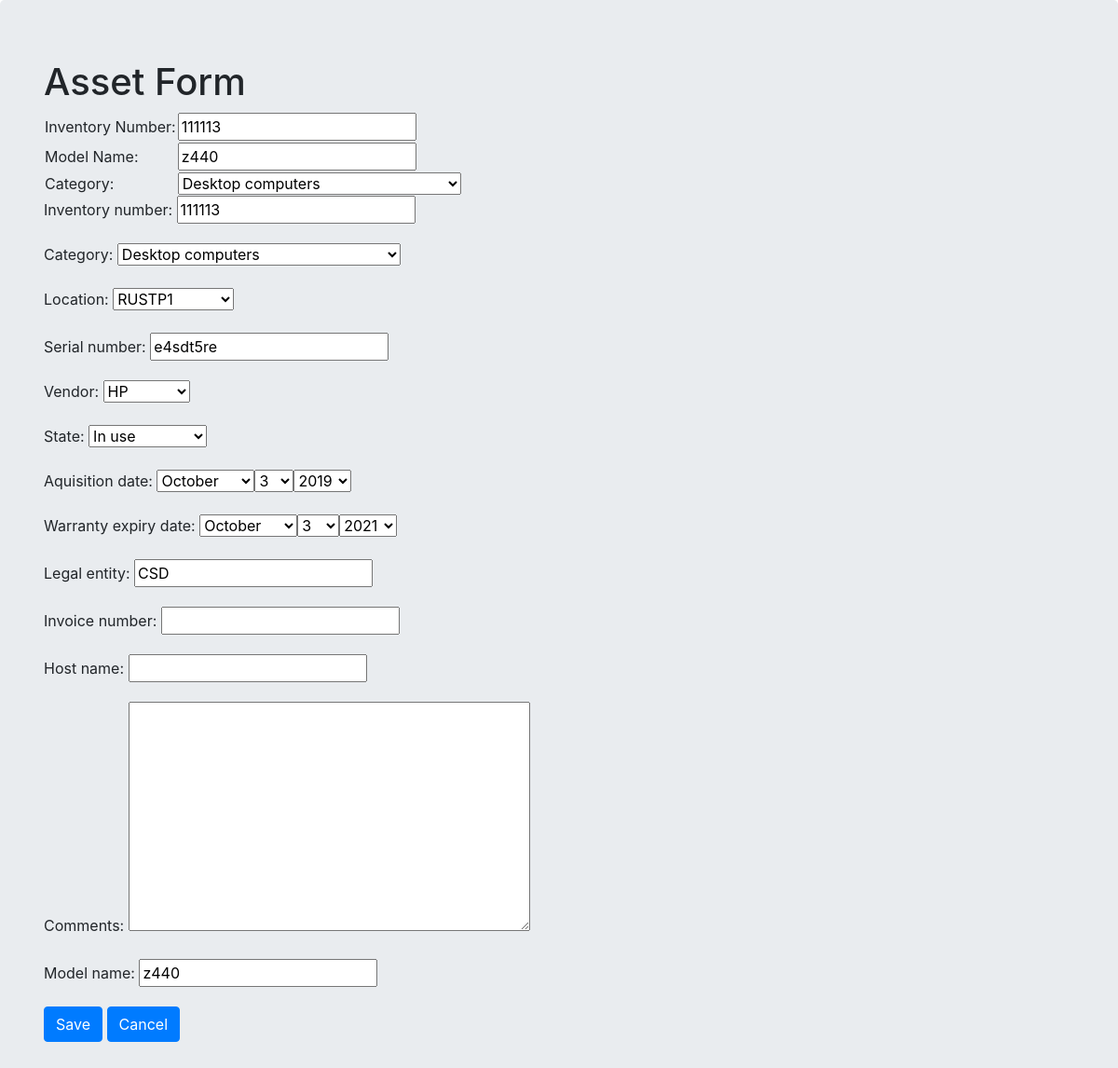
/assets/2/edit/ (signed in), run on an earlier commit of the app's database.
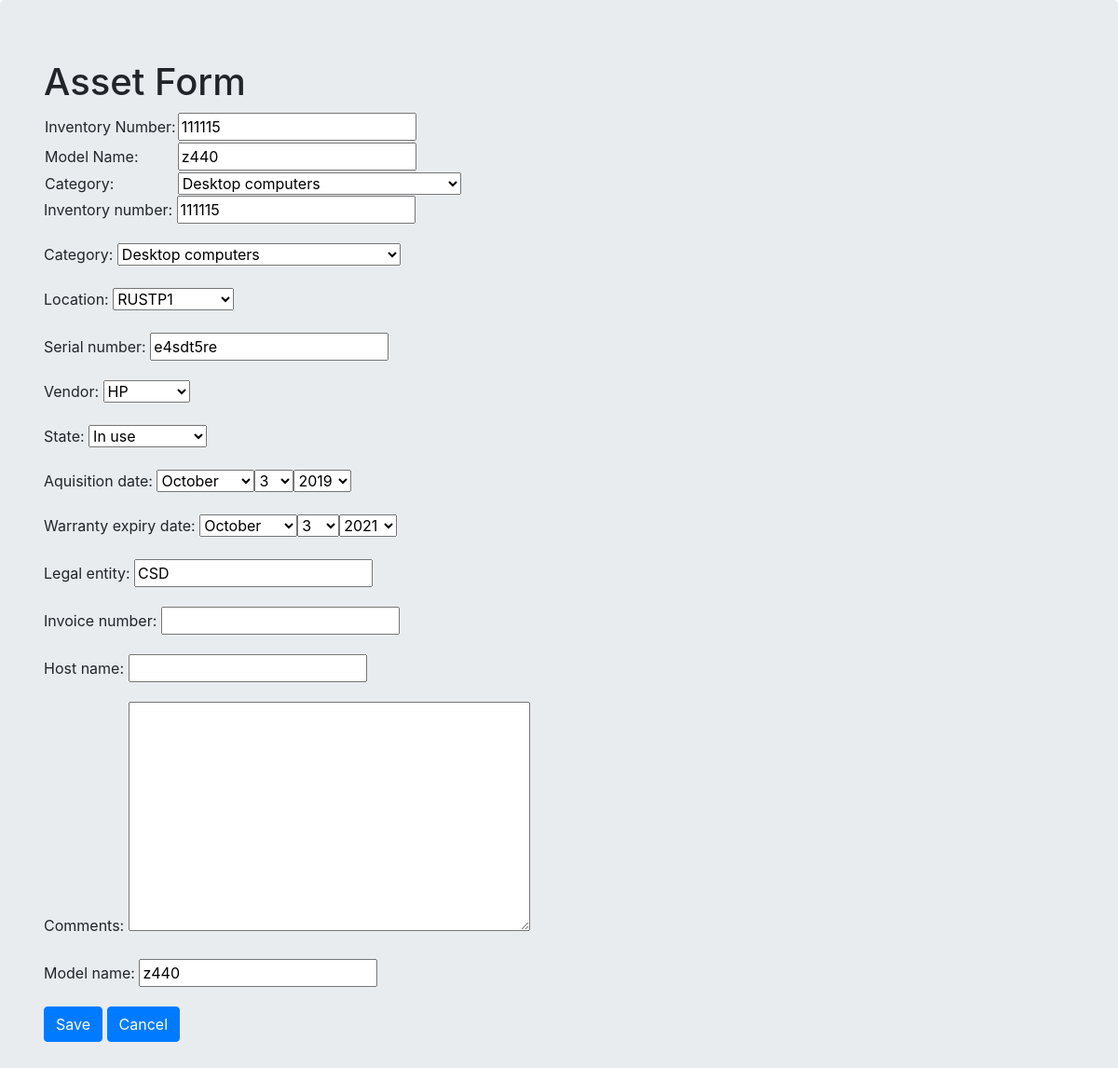
And on a later commit of the database.
### assets_app/models.py (models this page shows, shortened)
class Asset(models.Model):
    inventory_number = models.CharField(max_length=50, unique=True)
    model_name = models.CharField(max_length=50, unique=False, blank=False)
    category = TreeForeignKey('Category', on_delete=models.SET('UNCATEGORISED'), blank=False)
    location = TreeForeignKey('Location', on_delete=models.SET('NOT SET'), blank=False, null=True)
    serial_number = models.CharField(max_length=50, blank=False, null=True)
    vendor = models.ForeignKey(Vendor, on_delete=models.SET('NOT SET'), blank=False, null=True)
    state = models.ForeignKey(State, on_delete=models.SET('NOT SET'), blank=False, null=True)
    aquisition_date = models.DateField(null=True)
    warranty_expiry_date = models.DateField(blank=True, null=True)
    added_on = models.DateTimeField(editable=False, default=timezone.now)
    modified_on = models.DateTimeField(editable=False, default=timezone.now)
    legal_entity = models.CharField(max_length=100, blank=True)
    invoice_number = models.CharField(max_length=50, blank=True)
    host_name = models.CharField(max_length=100, blank=True)
    comments = models.TextField(blank=True)
    class Meta:
        verbose_name = 'Asset'
        verbose_name_plural = 'Assets'

### assets_app/views.py (the view, shortened to what this page needs)
# urls.py: url(r'^assets/(?P<pk>\d+)/edit/$', views.AssetUpdateView.as_view(), name='asset_edit'),
class AssetUpdateView(LoginRequiredMixin, UpdateView):
    login_url = '/accounts/login/'
    redirect_field_name = 'assets_app/asset_detail.html'
    form_class = AssetForm
    model = Asset

### assets_app/forms.py
class AssetForm(forms.ModelForm):
    class Meta():
        model = Asset
        fields = ('inventory_number', 'category', 'location', 'serial_number', 'vendor', 'state', 'aquisition_date', 'warranty_expiry_date', 'legal_entity', 'invoice_number', 'host_name', 'comments', 'model_name')
        widgets = {
            'inventory_number':forms.TextInput(attrs={'class':'textinputclass'}),
            'category':forms.Select(),
            'location':forms.Select(),
            'serial_number':forms.TextInput(attrs={'class':'textinputclass'}),
            'vendor':forms.Select(),
            'state':forms.Select(),
            'aquisition_date':forms.SelectDateWidget(),
            'warranty_expiry_date':forms.SelectDateWidget(),
            'legal_entity':forms.TextInput(attrs={'class':'textinputclass'}),
            'invoice_number':forms.TextInput(attrs={'class':'textinputclass'}),
            'host_name':forms.TextInput(attrs={'class':'textinputclass'}),
            'comments':forms.Textarea(attrs={'class':'editable medium-editor-textarea postcontent'}),
}

### assets_app/models.py (called while the page is built)
    def __str__(self):
        return self.name

    def __str__(self):
        return self.name

### templates/assets_app/asset_form.html (shortened to what this page needs)
<!DOCTYPE html>
<html>
    <head>
        <link rel="stylesheet" href="https://stackpath.bootstrapcdn.com/bootstrap/4.3.1/css/bootstrap.min.css">
    </head>
    <body>
    <div class='jumbotron'>
        <div class='container'>
            <h1>Asset Form</h1>
            <form class='post-form' method='POST'>
                <table>
                <tr>
                <td>Inventory Number:</td>
                <td>{{form.inventory_number}}</td>
                </tr>
                <tr>
                <td>Model Name:</td>
                <td>{{form.model_name}}</td>
                </tr>
                <td>Category:</td>
                <td>{{form.category}}</td>
                </table>
                {{form.as_p}}
                <div class='glyphicon glyphicon-plus'>
                    <button type='submit' class='btn btn-primary'>Save</button>
                    <button type='button' class='btn btn-primary' onClick="window.history.back();return false;">Cancel</button>
                </div>
            </form>
        </div>
    </div>
    </body>
</html>

What changed in the data, as far as the page shows it:
changed Asset "Desktop computers": inventory_number "111113" → "111115"
